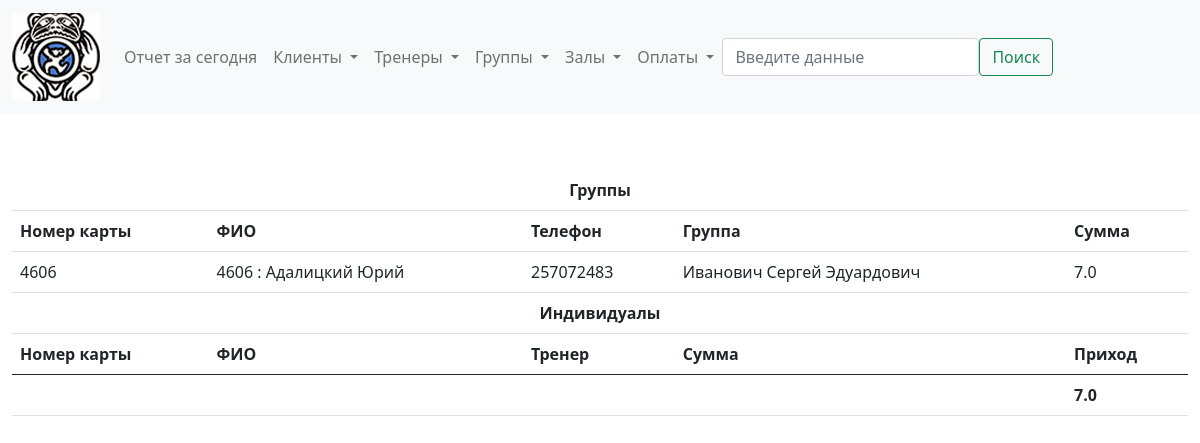
Screenshot of /report with the database file from the repository.
### billing/models.py (models this page shows, shortened)
class Payment(models.Model):
    client = models.ForeignKey(Client, on_delete=models.CASCADE, verbose_name='Плательщик', null=True)
    payment_to_choices = [
        ('G', 'В группу'),
        ('I', 'Индивидуально')
    ]
    payment_type_choices = [
        ('O', 'Разовый платеж'),
        ('M', 'Месячный взнос')
    ]
    payment_to = models.CharField(max_length=1, choices=payment_to_choices, default='G', verbose_name='Направление оплаты')
    payment_type = models.CharField(max_length=1, choices=payment_type_choices, default='M', verbose_name='Тип оплаты')
    trener = models.ForeignKey(Trener, on_delete=models.SET_NULL, verbose_name='Тренер', blank=True, null=True)
    group = models.ForeignKey(Group, on_delete=models.SET_NULL, verbose_name='Группа', blank=True, null=True)
    date = models.DateField(verbose_name='Дата оплаты', default=timezone.now)
    amount = models.FloatField(verbose_name='Сумма', default=60)
    trener_part = models.FloatField(verbose_name='Тренеру', default=0)
    def today(self):
        return date.today()
    def total_amount(self):
        return self.amount - self.trener_part
    class Meta:
        verbose_name = 'Оплата'
        verbose_name_plural = 'Оплаты'
        ordering = ['-date']

class Client(models.Model):
    member_card = models.CharField(verbose_name='Членская карта', max_length=4, blank=True, null=True)
    name = models.CharField(verbose_name='ФИО', max_length=50, blank=True, null=True)
    tel_number = models.CharField(verbose_name='Номер телефона', max_length=20, blank=True, null=True)
    info = models.TextField(verbose_name='Дополнительная информация', null=True, blank=True)
    training_type_choices = [
        ('I', 'Индивидуал'),
        ('G', 'В группе'),
        ('B', 'Смешанный'),
    ]
    cl_type = models.CharField(verbose_name='Тип клиента', max_length=1, choices=training_type_choices, default='G')
    treners = models.ManyToManyField(Trener, verbose_name='Тренер', blank=True)
    groups = models.ManyToManyField(Group, verbose_name='Группа', blank=True)
    def __str__(self):
        if self.member_card:
            return f'{self.member_card} : {self.name}'
        return self.name
    class Meta:
        verbose_name = 'Клиент'
        verbose_name_plural = 'Клиенты'
        ordering = ['name']

class Group(models.Model):
    gr_type_choices = [
        ('A', 'Взрослая'),
        ('C', 'Детская')
    ]
    sport_type_choices = [
        ('B', 'Классический бокс'),
        ('T', 'Тайский бокс'),
        ('W', 'Женская группа'),
        ('M', 'ММА')
    ]
    schedule_choice = [
        ('uneven', 'пн. ср. пт.'),
        ('even', 'вт. чт. сб.'),
    ]
    gr_type = models.CharField(verbose_name='Возраст', max_length=1, choices=gr_type_choices, default='A')
    sport_type = models.CharField(verbose_name='Тип', max_length=1, choices = sport_type_choices, default='T')
    time = models.TimeField(verbose_name='Время')
    schedule = models.CharField(verbose_name='Расписание', max_length=6, choices=schedule_choice, null=True, blank=True)
    trener = models.ForeignKey('Trener', verbose_name='Тренер', on_delete=models.SET_NULL, null=True, blank=True)
    address = models.ForeignKey('Address', verbose_name='Зал', on_delete=models.SET_NULL, null=True, blank=True)
    class Meta:
        verbose_name = 'Группа'
        verbose_name_plural = 'Группы'
        ordering = ['trener']

class Trener(models.Model):
    name = models.CharField(max_length=50, verbose_name = 'Имя')
    tel_number = models.CharField(max_length=20, verbose_name = 'Номер телефона', null=True, blank=True)
    info = models.TextField(blank=True, null=False, verbose_name = 'Дополнительная информация')
    photo = models.ImageField(verbose_name='Фото', upload_to='billing/media/treners', height_field=None, width_field=None, null=True, blank=True)
    class Meta:
        verbose_name = 'Тренер'
        verbose_name_plural = 'Тренеры'
    def __str__(self):
        return self.name

### billing/views.py (the view)
# urls.py: path('report', views.get_report, name='get_report'),
def get_report(request):
    payments = Payment.objects.all()
    return render(request, 'billing/report.html', {
        'payments': payments,
        'total_payment' : total_payment(payments, date.today()),
    })

### billing/views.py (called while the page is built)
def total_payment(payments, date=date.today()):
    result = 0
    for payment in payments:
        if payment.date >= date:
            result += payment.total_amount()
    return result

### ChinukMaster/templates/billing/report.html (shortened to what this page needs)
{% extends 'billing/base.html' %}
{% block content %}
    <table cellpadding='10' class="table table-hover">
        <tr>
            <th colspan="5" class="text-center">Группы</th>
        </tr>
        <tr>
            <th>Номер карты</th>
            <th>ФИО</th>
            <th>Телефон</th>
            <th>Группа</th>
            <th>Сумма</th>
        </tr>
    {% for payment in payments %}
        {% if payment.group %}
            {% if payment.date == payment.today %}
                <tr>
                    <td>{{payment.client.member_card}}</td>
                    <td>{{payment.client}}</td>
                    <td>{{payment.client.tel_number}}</td>
                    <td>{{payment.group.trener}}</td>
                    <td>{{payment.amount}}</td>
                </tr>
            {% endif %}
        {% endif %}
    {% endfor %}
    <tr>
        <th colspan="5" class="text-center">Индивидуалы</th>
    </tr>
    <tr>
        <th>Номер карты</th>
        <th>ФИО</th>
        <th>Тренер</th>
        <th>Сумма</th>
        <th>Приход</th>
    </tr>
    <tbody>
        <tr>
            <td></td>
            <td></td>
            <td></td>
            <td></td>
            <th scope="row">{{total_payment}}</th>
        </tr>
    </tbody>
</table>
{% endblock %}

### rows the page displays
Payment: client.member_card "4606", client "4606 : Адалицкий Юрий", client.tel_number "257072483", group.trener "Иванович Сергей Эдуардович", amount "7.0"

### other values shown
{{ total_payment }} "7.0"
